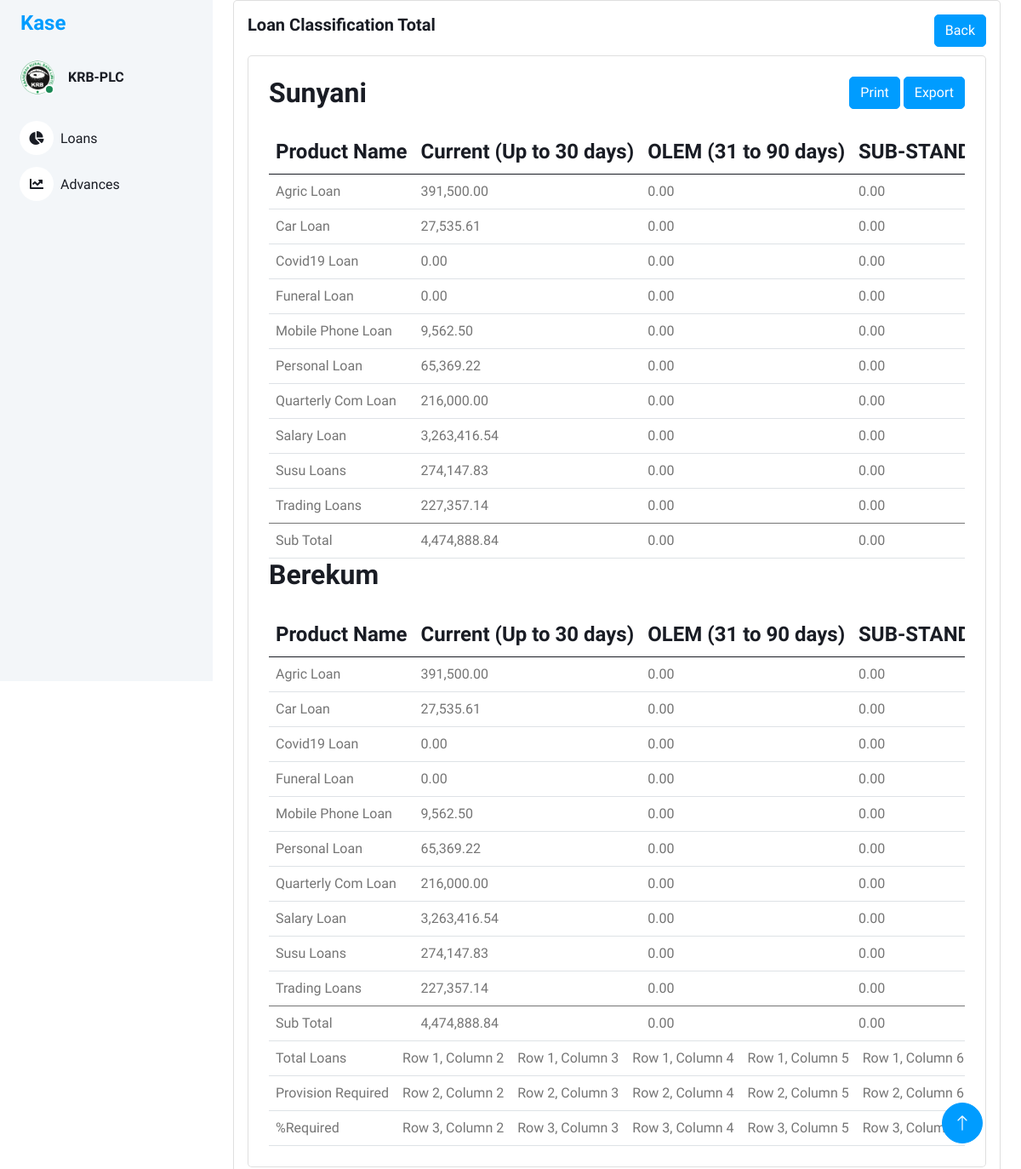
Before: /loan_classification_total/1 with the older database file.
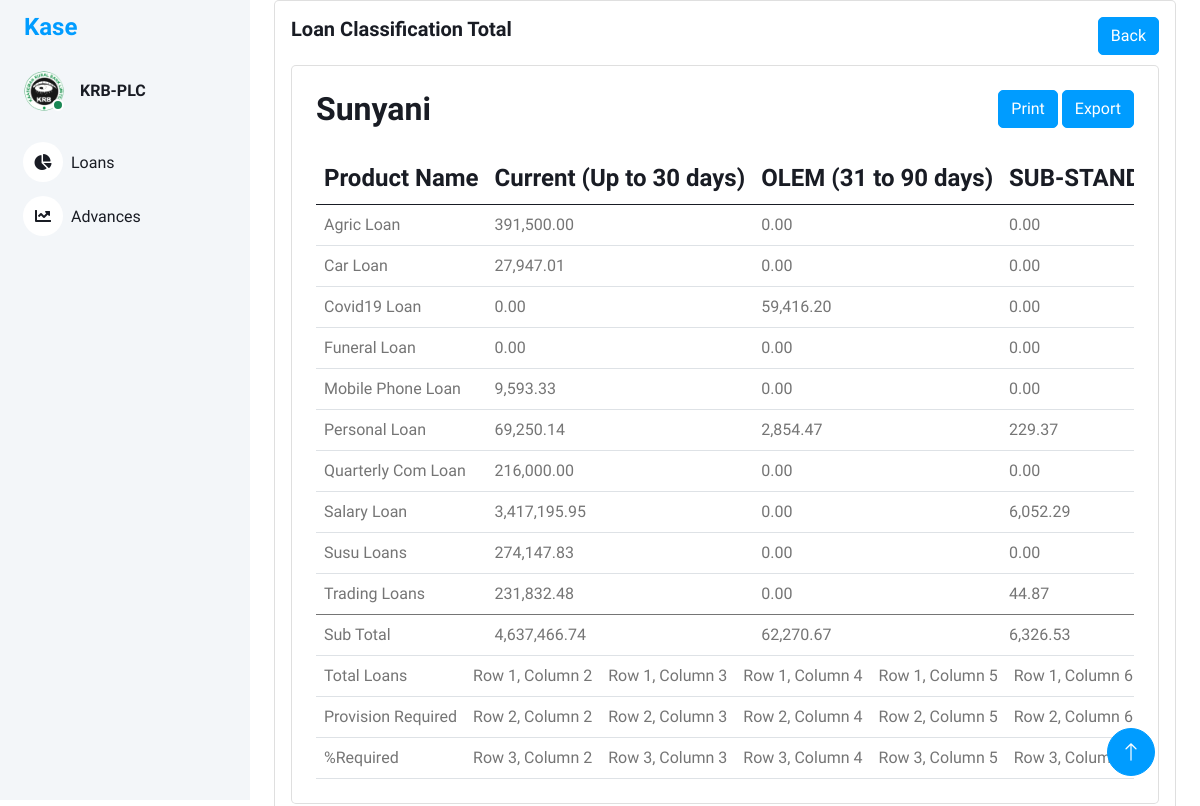
After: the same page with the newer database file.
### models/loan_classification_files.py (models this page shows, shortened)
class LoanClassificationFiles(db.Model):
    id = db.Column(db.Integer, primary_key=True)
    branch_name = db.Column(db.String(100), nullable=False)
    loan_class_id = db.Column(db.String(100), nullable=True)
    filename = db.Column(db.String(100), nullable=True)

### models/loan_classification_items.py (models this page shows, shortened)
class LoanClassificationItems(db.Model):
    id = db.Column(db.Integer, primary_key=True)
    loan_class_file_id = db.Column(db.String(100), nullable=False)
    arrangement = db.Column(db.String(100), nullable=True)
    application_id = db.Column(db.String(100), nullable=True)
    company_branch = db.Column(db.String(100), nullable=True)
    account = db.Column(db.String(100), nullable=True)
    officer = db.Column(db.String(100), nullable=True)
    product_name = db.Column(db.String(100), nullable=True)
    customer = db.Column(db.String(100), nullable=True)
    customer_name = db.Column(db.String(100), nullable=True)
    opening_date = db.Column(db.String(100), nullable=True)
    first_pay_date = db.Column(db.String(100), nullable=True)
    maturity_date = db.Column(db.String(100), nullable=True)
    term = db.Column(db.String(100), nullable=True)
    ccy = db.Column(db.String(100), nullable=True)
    commitment = db.Column(db.String(100), nullable=True)
    principal = db.Column(db.String(100), nullable=True)
    due_date = db.Column(db.String(100), nullable=True)
    overdue = db.Column(db.String(100), nullable=True)
    resch_id = db.Column(db.String(100), nullable=True)
    status = db.Column(db.String(100), nullable=True)

### views/loan_classification.py (the view)
@bp.route('/loan_classification_total/<int:id>')
def loan_classification_total(id):
    loan_classification_uploads = LoanClassificationFiles.query.filter_by(loan_class_id=id).all()
    branches_data = {}  # Dictionary to store all branches data
    branches_column_data = {}
    default_classifications = {
        'Current (Up to 30 days)': {'Commitment': 0.00, 'Principal': 0.00, 'Count': 0},
        'OLEM (31 to 90 days)': {'Commitment': 0.00, 'Principal': 0.00, 'Count': 0},
        'SUB-STAND (91 to 180 days)': {'Commitment': 0.00, 'Principal': 0.00, 'Count': 0},
        'DOUTFUL (181 to 360 days)': {'Commitment': 0.00, 'Principal': 0.00, 'Count': 0},
        'LOSS (Over 360 days)': {'Commitment': 0.00, 'Principal': 0.00, 'Count': 0}
    }
    for classification in loan_classification_uploads:
        branch_name = classification.branch_name
        if branch_name not in branches_data:
            branches_data[branch_name] = {}
            branches_column_data[branch_name] = {
                'Current (Up to 30 days)':  0.00,
                'OLEM (31 to 90 days)' : 0.00,
                'SUB-STAND (91 to 180 days)':0.00,
                'DOUTFUL (181 to 360 days)': 0.00,
                'LOSS (Over 360 days)': 0.00
            }
        loan_classification_items = LoanClassificationItems.query.filter_by(loan_class_file_id=classification.id).all()
        for item in loan_classification_items:
            product_name = item.product_name
            if item.opening_date is None:
                continue
            loan_classification = classify_loan(item.maturity_date)
            if product_name not in branches_data[branch_name]:
                branches_data[branch_name][product_name] = deepcopy(default_classifications)
            if item.overdue is not None:
                overdue_value = float(item.overdue.replace(',', ''))
            else:
                overdue_value = 0.0
            if item.due_date is not None:
                due_date_value = float(item.due_date.replace(',', ''))
            else:
                due_date_value = 0.0
            if item.principal is not None:
                principal_value = float(item.principal.replace(',', ''))
            else:
                principal_value = 0.0
            branches_data[branch_name][product_name][loan_classification]['Commitment'] += overdue_value + due_date_value + principal_value
            branches_data[branch_name][product_name][loan_classification]['Principal'] += float(item.principal.replace(',', ''))
            branches_data[branch_name][product_name][loan_classification]['Count'] += 1
            branches_column_data[branch_name][loan_classification] += round((overdue_value + due_date_value + principal_value),2)
            branches_data[branch_name][product_name][loan_classification]['Commitment'] = round(branches_data[branch_name][product_name][loan_classification]['Commitment'], 2)
            branches_data[branch_name][product_name][loan_classification]['Principal'] = round(branches_data[branch_name][product_name][loan_classification]['Principal'], 2)
    return render_template('loan_classification_total.html', branches_data=branches_data,id=id,branches_column_total=branches_column_data)

### views/loan_classification.py (called while the page is built)
def classify_loan(maturity_date_str):
    from datetime import datetime  # Make sure you've imported datetime here
    maturity_date = datetime.strptime(maturity_date_str, '%d-%b-%y').date()
    days_outstanding = (date.today() - maturity_date).days
    if days_outstanding <= 30:
        return 'Current (Up to 30 days)'
    elif 31 <= days_outstanding <= 90:
        return 'OLEM (31 to 90 days)'
    elif 91 <= days_outstanding <= 180:
        return 'SUB-STAND (91 to 180 days)'
    elif 181 <= days_outstanding <= 360:
        return 'DOUTFUL (181 to 360 days)'
    else:
        return 'LOSS (Over 360 days)'   # Adjusted key here

### templates/loan_classification_total.html (shortened to what this page needs)
<!DOCTYPE html>
<html lang="en">
<head>
    <link href="https://cdnjs.cloudflare.com/ajax/libs/font-awesome/5.10.0/css/all.min.css" rel="stylesheet">
    <link href="https://cdn.jsdelivr.net/npm/bootstrap-icons@1.4.1/font/bootstrap-icons.css" rel="stylesheet">
    <link href="{{ url_for('static', filename='lib/owlcarousel/assets/owl.carousel.min.css') }}" rel="stylesheet">
    <link href="{{ url_for('static', filename='lib/tempusdominus/css/tempusdominus-bootstrap-4.min.css') }}"
        rel="stylesheet" />
    <link href="{{ url_for('static',filename='css/bootstrap.min.css') }}" rel="stylesheet">
    <link href="{{ url_for('static', filename='css/style.css') }}" rel="stylesheet">
</head>
<body>
    <div class="container-xxl position-relative bg-white d-flex p-0">
        <div class="sidebar pe-4 pb-3">
            <nav class="navbar bg-light navbar-light">
                <a href="{{ url_for('main.index') }}" class="navbar-brand mx-4 mb-3">
                    <h4 class="text-primary">Kase</h4>
                </a>
                <div class="d-flex align-items-center ms-4 mb-4">
                    <div class="position-relative">
                        <img class="rounded-circle" src="{{ url_for('static',filename='img/krblogoBig.png') }}" alt=""
                            style="width: 40px; height: 40px;">
                        <div
                            class="bg-success rounded-circle border border-2 border-white position-absolute end-0 bottom-0 p-1">
                        </div>
                    </div>
                    <div class="ms-3">
                        <h6 class="mb-0">KRB-PLC</h6>
                    </div>
                </div>
                <div class="navbar-nav w-100">
                    <a href="{{ url_for('main.index') }}" class="nav-item nav-link"><i
                            class="fa fa-chart-pie me-2"></i>Loans
                    </a>
                    <a href="{{ url_for('returns.returns') }}" class="nav-item nav-link"><i
                            class="fa fa-chart-line me-2"></i>Advances</a>
                </div>
            </nav>
        </div>
        <div class="content">
            <div class="container-fluid">
                <div class="container-fluid">
                    <div class="card">
                        <div class="card-body">
                            <div class="d-flex justify-content-between">
                                <div>
                                    <h5 class="card-title fw-semibold mb-4">Loan Classification Total</h5>
                                </div>
                                <div>
                                    <a href="{{ url_for('loan_classification.loan_classification_uploads', id=id )}}"
                                        class="btn btn-primary">Back</a>
                                </div>
                            </div>
                            <div class="card w-100">
                                <div class="card-body p-4">
                                    {% for branch_name, products in branches_data.items() %}
                                    <div class="d-flex justify-content-between">
                                        <div>
                                            <h2 class="card-title fw-semibold mb-4">{{ branch_name }} </h2>
                                        </div>
                                        <div>
                                            {% if loop.first %}
                                            <a href="#" class="btn btn-primary">Print</a>
                                            <a href="#" class="btn btn-primary">Export</a>
                                            {% endif %}
                                        </div>
                                    </div>
                                    <div class="table-responsive">
                                        <table class="table text-nowrap mb-0 align-middle">
                                            <thead class="text-dark fs-4">
                                                <tr>
                                                    <th>Product Name</th>
                                                    <th>Current (Up to 30 days)</th>
                                                    <th>OLEM (31 to 90 days)</th>
                                                    <th>SUB-STAND (91 to 180 days)</th>
                                                </tr>
                                            </thead>
                                            <tbody>
                                                {% for product_name, classifications in products.items()%}
                                                    <tr>
                                                        <td>{{ product_name }}</td>
                                                        <td>{{ "{:,.2f}".format(classifications['Current (Up to 30 days)']['Commitment']) }}</td>
                                                        <td>{{ "{:,.2f}".format(classifications['OLEM (31 to 90 days)']['Commitment']) }}</td>
                                                        <td>{{ "{:,.2f}".format(classifications['SUB-STAND (91 to 180 days)']['Commitment']) }}</td>
                                                    </tr>
                                                {% endfor %}
                                            </tbody>
                                            <tfoot>
                                                <tr>
                                                    <td>Sub Total</td>
                                                    <td>{{ "{:,.2f}".format(branches_column_total[branch_name]['Current (Up to 30 days)']) }}</td>
                                                    <td>{{ "{:,.2f}".format(branches_column_total[branch_name]['OLEM (31 to 90 days)']) }}</td>
                                                    <td>{{ "{:,.2f}".format(branches_column_total[branch_name]['SUB-STAND (91 to 180 days)']) }}</td>
                                                </tr>
                                            </tfoot>
                                        </table>
                                    </div>
                                    {% endfor %}
                                    <div class="table-responsive">
                                        <table class="table text-nowrap mb-0 align-middle">
                                            <tr>
                                              <td>Total Loans</td>
                                              <td>Row 1, Column 2</td>
                                              <td>Row 1, Column 3</td>
                                              <td>Row 1, Column 4</td>
                                              <td>Row 1, Column 5</td>
                                              <td>Row 1, Column 6</td>
                                            </tr>
                                            <tr>
                                              <td>Provision Required</td>
                                              <td>Row 2, Column 2</td>
                                              <td>Row 2, Column 3</td>
                                              <td>Row 2, Column 4</td>
                                              <td>Row 2, Column 5</td>
                                              <td>Row 2, Column 6</td>
                                            </tr>
                                            <tr>
                                              <td>%Required</td>
                                              <td>Row 3, Column 2</td>
                                              <td>Row 3, Column 3</td>
                                              <td>Row 3, Column 4</td>
                                              <td>Row 3, Column 5</td>
                                              <td>Row 3, Column 6</td>
                                            </tr>
                                          </table>
                                    </div>
                                </div>
                            </div>
                        </div>
                    </div>
                </div>
            </div>
            <a href="#" class="btn btn-lg btn-primary btn-lg-square back-to-top"><i class="bi bi-arrow-up"></i></a>
        </div>
    </div>
</body>
</html>

### static/css/style.css (style rules this page uses)
:root { --primary: #009CFF; --light: #F3F6F9; --dark: #191C24; }
.back-to-top { position: fixed; display: none; right: 45px; bottom: 45px; z-index: 99; }
.btn { transition: .5s; }
.btn.btn-primary { color: #FFFFFF; }
.btn-lg-square { width: 48px; height: 48px; }
.btn-square, .btn-sm-square, .btn-lg-square { padding: 0; display: inline-flex; align-items: center; justify-content: center; font-weight: normal; border-radius: 50px; }
.sidebar { position: fixed; top: 0; left: 0; bottom: 0; width: 250px; height: 100vh; overflow-y: auto; background: var(--light); transition: 0.5s; z-index: 999; }
.content { margin-left: 250px; min-height: 100vh; background: #FFFFFF; transition: 0.5s; }
@media (min-width: 992px) { .sidebar { margin-left: 0; } }
@media (min-width: 992px) { .content { width: calc(100% - 250px); } }
.sidebar .navbar .navbar-nav .nav-link { padding: 7px 20px; color: var(--dark); font-weight: 500; border-left: 3px solid var(--light); border-radius: 0 30px 30px 0; outline: none; }
.sidebar .navbar .navbar-nav .nav-link i { width: 40px; height: 40px; display: inline-flex; align-items: center; justify-content: center; background: #FFFFFF; border-radius: 40px; }

Changed rows visible on the page:
removed LoanClassificationFiles: branch_name "Berekum", branch_name "4,474,888.84", branch_name "0.00"
removed LoanClassificationItems: product_name "Agric Loan", classifications "391,500.00", classifications "0.00", shown under "Berekum"
removed LoanClassificationItems: product_name "Car Loan", classifications "27,535.61", classifications "0.00", shown under "Berekum"
removed LoanClassificationItems: product_name "Covid19 Loan", classifications "0.00", shown under "Berekum"
removed LoanClassificationItems: product_name "Funeral Loan", classifications "0.00", shown under "Berekum"
removed LoanClassificationItems: product_name "Mobile Phone Loan", classifications "9,562.50", classifications "0.00", shown under "Berekum"
removed LoanClassificationItems: product_name "Personal Loan", classifications "65,369.22", classifications "0.00", shown under "Berekum"
removed LoanClassificationItems: product_name "Quarterly Com Loan", classifications "216,000.00", classifications "0.00", shown under "Berekum"
removed LoanClassificationItems: product_name "Salary Loan", classifications "3,263,416.54", classifications "0.00", shown under "Berekum"
removed LoanClassificationItems: product_name "Susu Loans", principal "274,147.83", classifications "0.00", shown under "Berekum"
removed LoanClassificationItems: product_name "Trading Loans", classifications "227,357.14", classifications "0.00", shown under "Berekum"
computed for LoanClassificationFiles "Sunyani": branch_name "4,474,888.84" → "4,637,466.74"; branch_name "0.00" → "62,270.67"; branch_name "0.00" → "6,326.53"
changed LoanClassificationItems "Car Loan": classifications "27,535.61" → "27,947.01"
changed LoanClassificationItems "Covid19 Loan": classifications "0.00" → "59,416.20"
changed LoanClassificationItems "Mobile Phone Loan": classifications "9,562.50" → "9,593.33"
changed LoanClassificationItems "Personal Loan": classifications "65,369.22" → "69,250.14"; classifications "0.00" → "2,854.47"; classifications "0.00" → "229.37"
changed LoanClassificationItems "Salary Loan": classifications "3,263,416.54" → "3,417,195.95"; classifications "0.00" → "6,052.29"
changed LoanClassificationItems "Trading Loans": classifications "227,357.14" → "231,832.48"; classifications "0.00" → "44.87"
